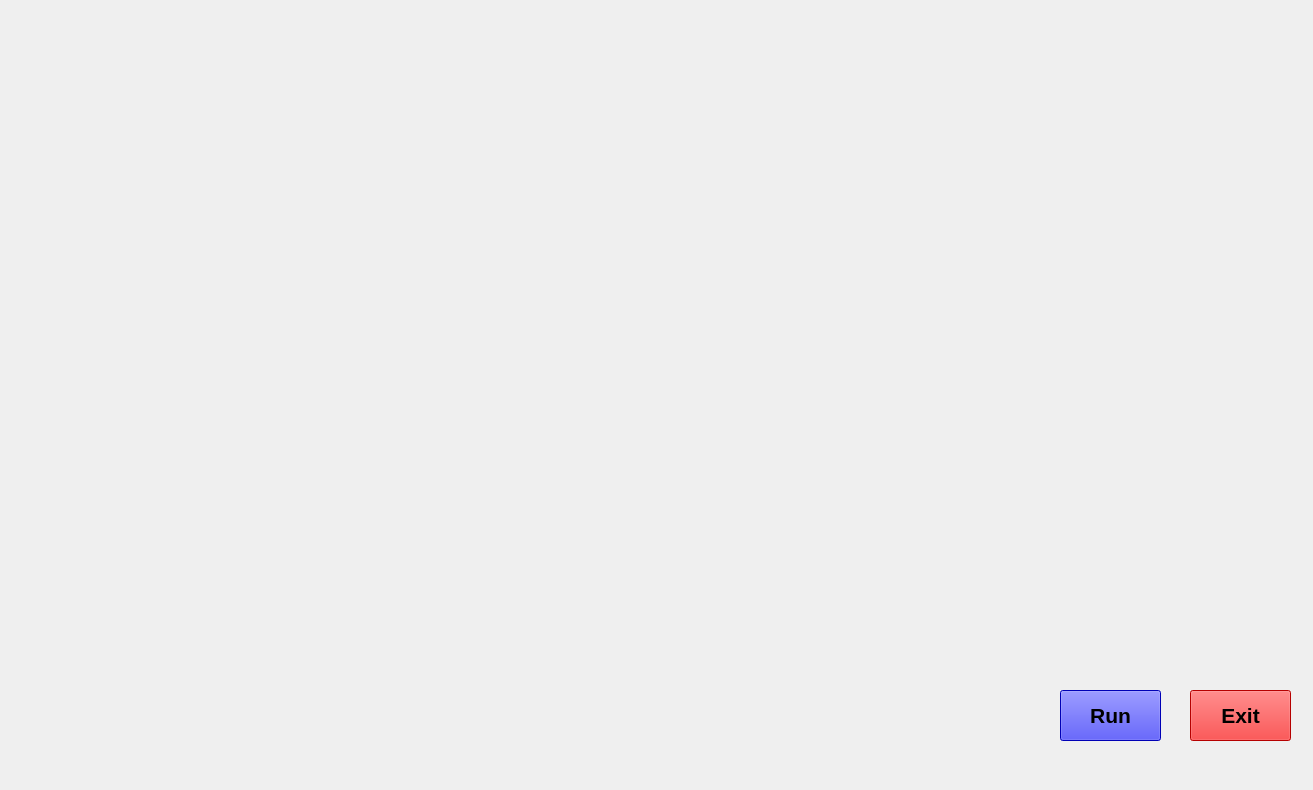
<?xml version="1.0" encoding="UTF-8"?>
<ui version="4.0">
 <class>jarvisUi</class>
 <widget class="QMainWindow" name="jarvisUi">
  <property name="geometry">
   <rect>
    <x>0</x>
    <y>0</y>
    <width>1313</width>
    <height>790</height>
   </rect>
  </property>
  <property name="windowTitle">
   <string>MainWindow</string>
  </property>
  <widget class="QWidget" name="centralwidget">
   <widget class="QLabel" name="label">
    <property name="geometry">
     <rect>
      <x>-40</x>
      <y>0</y>
      <width>1421</width>
      <height>851</height>
     </rect>
    </property>
    <property name="text">
     <string/>
    </property>
    <property name="pixmap">
     <pixmap>../back.jpg</pixmap>
    </property>
    <property name="scaledContents">
     <bool>true</bool>
    </property>
    <property name="wordWrap">
     <bool>false</bool>
    </property>
    <property name="openExternalLinks">
     <bool>false</bool>
    </property>
   </widget>
   <widget class="QLabel" name="label_2">
    <property name="geometry">
     <rect>
      <x>480</x>
      <y>350</y>
      <width>55</width>
      <height>16</height>
     </rect>
    </property>
    <property name="text">
     <string/>
    </property>
   </widget>
   <widget class="QLabel" name="label_3">
    <property name="geometry">
     <rect>
      <x>390</x>
      <y>210</y>
      <width>691</width>
      <height>381</height>
     </rect>
    </property>
    <property name="text">
     <string/>
    </property>
    <property name="pixmap">
     <pixmap>../7cbd1ea0813d9861452e3b88493d5642.gif</pixmap>
    </property>
    <property name="scaledContents">
     <bool>true</bool>
    </property>
   </widget>
   <widget class="QLabel" name="label_4">
    <property name="geometry">
     <rect>
      <x>0</x>
      <y>0</y>
      <width>401</width>
      <height>111</height>
     </rect>
    </property>
    <property name="text">
     <string/>
    </property>
    <property name="pixmap">
     <pixmap>../loa.gif</pixmap>
    </property>
   </widget>
   <widget class="QLabel" name="label_5">
    <property name="geometry">
     <rect>
      <x>920</x>
      <y>0</y>
      <width>391</width>
      <height>101</height>
     </rect>
    </property>
    <property name="text">
     <string/>
    </property>
    <property name="pixmap">
     <pixmap>../gf.gif</pixmap>
    </property>
    <property name="scaledContents">
     <bool>true</bool>
    </property>
   </widget>
   <widget class="QLabel" name="label_6">
    <property name="geometry">
     <rect>
      <x>-10</x>
      <y>590</y>
      <width>291</width>
      <height>201</height>
     </rect>
    </property>
    <property name="text">
     <string/>
    </property>
    <property name="pixmap">
     <pixmap>../be92f51ef908d53c0c74d5e06a59365e.gif</pixmap>
    </property>
    <property name="scaledContents">
     <bool>true</bool>
    </property>
   </widget>
   <widget class="QLabel" name="label_7">
    <property name="geometry">
     <rect>
      <x>1070</x>
      <y>200</y>
      <width>231</width>
      <height>381</height>
     </rect>
    </property>
    <property name="text">
     <string/>
    </property>
    <property name="pixmap">
     <pixmap>../ezgif-1-0bc8cdba2b.gif</pixmap>
    </property>
    <property name="scaledContents">
     <bool>true</bool>
    </property>
   </widget>
   <widget class="QLabel" name="label_8">
    <property name="geometry">
     <rect>
      <x>30</x>
      <y>280</y>
      <width>321</width>
      <height>181</height>
     </rect>
    </property>
    <property name="text">
     <string/>
    </property>
    <property name="pixmap">
     <pixmap>../54f8e332b488dfdb2d3cc2efce8a536a.gif</pixmap>
    </property>
    <property name="scaledContents">
     <bool>true</bool>
    </property>
   </widget>
   <widget class="QPushButton" name="pushButton">
    <property name="geometry">
     <rect>
      <x>1060</x>
      <y>690</y>
      <width>101</width>
      <height>51</height>
     </rect>
    </property>
    <property name="font">
     <font>
      <pointsize>16</pointsize>
      <weight>75</weight>
      <bold>true</bold>
     </font>
    </property>
    <property name="styleSheet">
     <string notr="true">background-color: rgb(0, 0, 255);</string>
    </property>
    <property name="text">
     <string>Run</string>
    </property>
   </widget>
   <widget class="QPushButton" name="pushButton_2">
    <property name="geometry">
     <rect>
      <x>1190</x>
      <y>690</y>
      <width>101</width>
      <height>51</height>
     </rect>
    </property>
    <property name="font">
     <font>
      <pointsize>16</pointsize>
      <weight>75</weight>
      <bold>true</bold>
     </font>
    </property>
    <property name="styleSheet">
     <string notr="true">background-color: rgb(255, 0, 0);</string>
    </property>
    <property name="text">
     <string>Exit</string>
    </property>
   </widget>
  </widget>
 </widget>
 <resources/>
 <connections/>
</ui>
